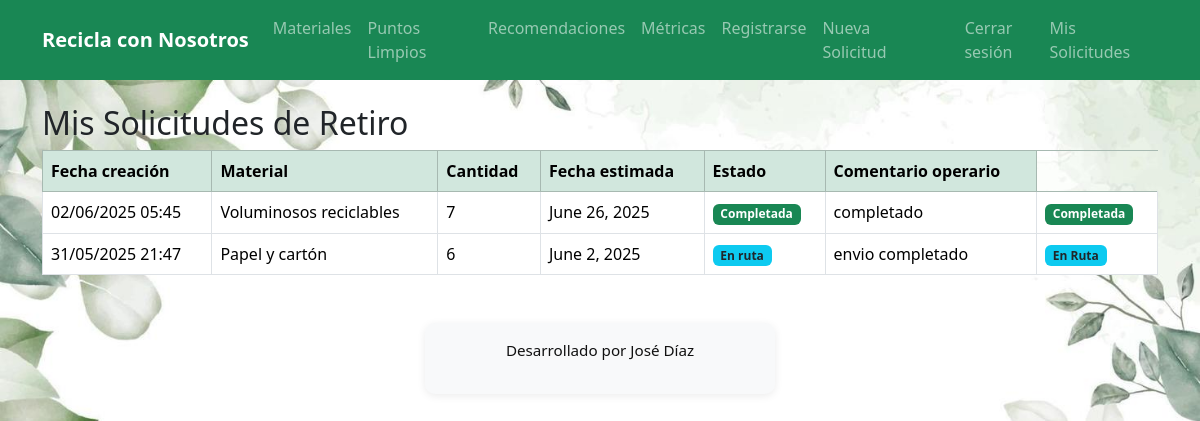
/solicitudes/ (signed in), run on the app's committed database.
### core/models.py (models this page shows, shortened)
class SolicitudRetiro(models.Model):
    ciudadano = models.ForeignKey(User, on_delete=models.CASCADE)
    material = models.CharField(max_length=10, choices=MATERIALES)
    cantidad = models.PositiveIntegerField()
    fecha_estimada = models.DateField()
    fecha_creacion = models.DateTimeField(default=timezone.now)
    fecha_completada = models.DateTimeField(null=True, blank=True)
    estado = models.CharField(max_length=3, choices=ESTADOS, default='PEN')
    comentario_operario = models.TextField(blank=True, null=True)
    operario_asignado = models.ForeignKey(
        settings.AUTH_USER_MODEL,
        null=True,
        blank=True,
        related_name='solicitudes_asignadas',
        on_delete=models.SET_NULL)

### core/views.py (the view)
# urls.py: path('solicitudes/', views.historial_solicitudes, name='historial_solicitudes'),
@login_required
def historial_solicitudes(request):
    solicitudes = SolicitudRetiro.objects.filter(ciudadano=request.user).order_by('-fecha_creacion')
    return render(request, 'core/historial_solicitudes.html', {'solicitudes': solicitudes})

### core/templatetags/usuario_grupos.py (called while the page is built)
@register.filter(name='has_group')
def has_group(user, group_name):
    return user.groups.filter(name=group_name).exists()

### core/templates/core/historial_solicitudes.html (shortened to what this page needs)
{% extends 'core/base.html' %}
{% block content %}
<h2>Mis Solicitudes de Retiro</h2>
{% if solicitudes %}
<table class="table table-bordered table-hover">
    <thead class="table-success">
        <tr>
            <th>Fecha creación</th>
            <th>Material</th>
            <th>Cantidad</th>
            <th>Fecha estimada</th>
            <th>Estado</th>
            <th>Comentario operario</th>
        </tr>
    </thead>
    <tbody>
        {% for s in solicitudes %}
        <tr>
            <td>{{ s.fecha_creacion|date:"d/m/Y H:i" }}</td>
            <td>{{ s.get_material_display }}</td>
            <td>{{ s.cantidad }}</td>
            <td>{{ s.fecha_estimada }}</td>
            <td>
                {% if s.estado == "PEN" %}
                    <span class="badge bg-warning text-dark">Pendiente</span>
                {% elif s.estado == "RUT" %}
                    <span class="badge bg-info text-dark">En ruta</span>
                {% else %}
                    <span class="badge bg-success">Completada</span>
                {% endif %}
            </td>
            <td>{{ s.comentario_operario|default:"-" }}</td>
            <td>
             {% if s.estado == "PEN" %}
            <span class="badge bg-warning text-dark">Pendiente</span>
            {% elif s.estado == "RUT" %}
            <span class="badge bg-info text-dark">En Ruta</span>
            {% elif s.estado == "COM" %}
            <span class="badge bg-success">Completada</span>
            {% endif %}
        </td>
        </tr>
        {% endfor %}
    </tbody>
</table>
{% else %}
<p>No has ingresado ninguna solicitud todavía.</p>
{% endif %}
{% endblock %}

### core/static/core/css/estilos.css (style rules this page uses)
body { background-image: url('/static/core/img/beautiful-green-leaves-watercolor-background-vector.jpg'); background-size: cover; background-attachment: fixed; background-position: center; }

### data on the page
SolicitudRetiro: fecha_creacion "02/06/2025 05:45", material "Voluminosos reciclables", cantidad "7", fecha_estimada "June 26, 2025", estado "Completada", comentario_operario "completado"
SolicitudRetiro: fecha_creacion "31/05/2025 21:47", material "Papel y cartón", cantidad "6", fecha_estimada "June 2, 2025", estado "En ruta", comentario_operario "envio completado"
